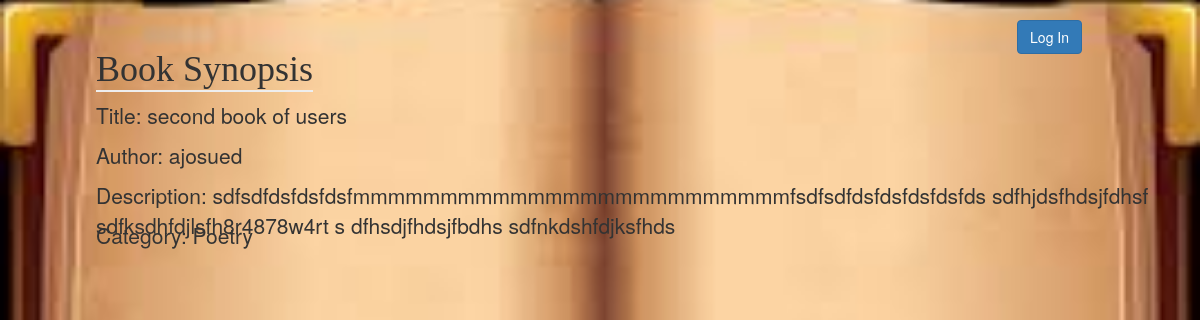
/book/Poetry/second book of users/, run on an earlier commit of the app's database.
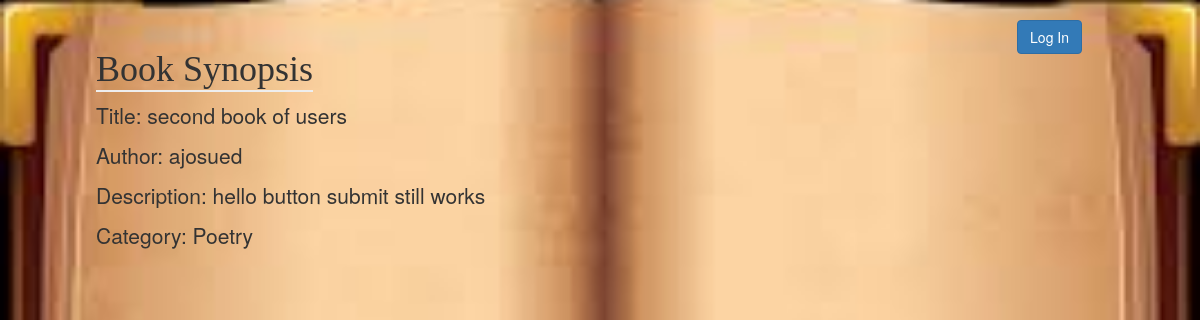
And on a later commit of the database.
### database_setup2.py (models this page shows, shortened)
class Book(Base):
	__tablename__ = 'book'
	id = Column(Integer, primary_key=True)
	title = Column(String(250), nullable=False)
	author = Column(String(250), nullable=False)
	description = Column(String(2000), nullable=False)
	category_name = Column(String(250), ForeignKey('category.name'))
	category = relationship(Category)
	user_id = Column(Integer, ForeignKey('user.id'))
	user = relationship(User)

### project2.py (the view)
@app.route('/book/<category_name>/<book_view>/')
def viewSelectedBook(category_name, book_view):
  bookSelected = session.query(Book).filter_by(title=book_view).one()
  if 'username' not in login_session:
    return render_template('publicbookview.html', bookSelected=bookSelected)
  else:
    return render_template('bookview.html', bookSelected=bookSelected, user=getUserID(login_session['email']))

### templates/publicbookview.html (shortened to what this page needs)
{% extends "main.html" %}
{% block content %}
		<a href = "{{url_for('showLogin')}}"><button class="btn btn-primary">Log In</button></a>
		<h1 id="book-synopsis">Book Synopsis</h1>
		<p>Title: {{bookSelected.title}}</p>
		<p>Author: {{bookSelected.author}}</p>
		<p>Description: {{bookSelected.description}}</p>
		<p>Category: {{bookSelected.category_name}}</p>
{% endblock %}

### templates/main.html (shortened to what this page needs)
<!DOCTYPE html>
<html lang="en">
	<head>
		<link rel="stylesheet" href="https://maxcdn.bootstrapcdn.com/bootstrap/3.3.7/css/bootstrap.min.css">
  		<link type="text/css" rel="stylesheet" href="/static/style.css" />
	</head>
	<body>
		<div class="container">
			{% block content %}
			{% endblock %}
		</div>
	</body>
</html>

### static/style.css (style rules this page uses)
h1, h2, h3, h4 { color: #333333; position: fixed; left: 7%; }
h1, h2 { font-family: 'Georgia', serif; margin-top: 10px; margin-bottom: 10px; }
h1 { border-bottom: 2px solid #eee; }
#book-synopsis { position: fixed; left: 8%; }
p { color: #333333; font-size: 1.5em; position: fixed; left: 8%; }
a { text-decoration: none; color: black; font-size: 1.5em; left: 7%; position: fixed; margin: 10px; }
.btn-primary { color: #fff; background-color: #337ab7; border-color: #2e6da4; position: fixed; right: 9%; margin: 10px; }
body { background: url('book.jpeg') no-repeat fixed center; background-size: cover; }

What changed in the data, as far as the page shows it:
changed Book "second book of users": description "sdfsdfdsfdsfdsfmmmmmmmmmmmmmmmmmmmmmmmmmfsdfsdfdsfdsfdsfdsfds sdfhjdsfhdsjfdhsf sdfksdhfdjlsfh8r4878w4rt s dfhsdjfhdsjfbdhs sdfnkdshfdjksfhds" → "hello button submit still works"
